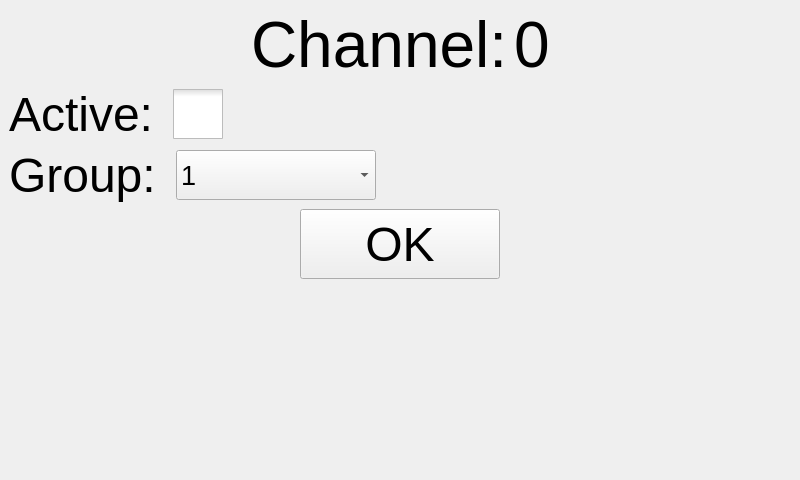
<?xml version="1.0" encoding="UTF-8"?>
<ui version="4.0">
 <class>ChannelSettingsWindow</class>
 <widget class="QMainWindow" name="ChannelSettingsWindow">
  <property name="geometry">
   <rect>
    <x>0</x>
    <y>0</y>
    <width>800</width>
    <height>480</height>
   </rect>
  </property>
  <property name="sizePolicy">
   <sizepolicy hsizetype="Fixed" vsizetype="Fixed">
    <horstretch>0</horstretch>
    <verstretch>0</verstretch>
   </sizepolicy>
  </property>
  <property name="minimumSize">
   <size>
    <width>800</width>
    <height>480</height>
   </size>
  </property>
  <property name="maximumSize">
   <size>
    <width>800</width>
    <height>480</height>
   </size>
  </property>
  <property name="windowTitle">
   <string>ChannelSettings</string>
  </property>
  <property name="styleSheet">
   <string notr="true">
      </string>
  </property>
  <widget class="QWidget" name="centralwidget">
   <property name="styleSheet">
    <string notr="true"/>
   </property>
   <layout class="QVBoxLayout" name="verticalLayout_4">
    <item>
     <layout class="QHBoxLayout" name="horizontalLayout">
      <item>
       <spacer name="horizontalSpacer">
        <property name="orientation">
         <enum>Qt::Orientation::Horizontal</enum>
        </property>
        <property name="sizeHint" stdset="0">
         <size>
          <width>40</width>
          <height>20</height>
         </size>
        </property>
       </spacer>
      </item>
      <item>
       <widget class="QLabel" name="channel_label">
        <property name="styleSheet">
         <string notr="true">font-size: 48pt;</string>
        </property>
        <property name="text">
         <string>Channel:</string>
        </property>
       </widget>
      </item>
      <item>
       <widget class="QLabel" name="channel_number_label">
        <property name="styleSheet">
         <string notr="true">font-size: 48pt;</string>
        </property>
        <property name="text">
         <string>0</string>
        </property>
       </widget>
      </item>
      <item>
       <spacer name="horizontalSpacer_2">
        <property name="orientation">
         <enum>Qt::Orientation::Horizontal</enum>
        </property>
        <property name="sizeHint" stdset="0">
         <size>
          <width>40</width>
          <height>20</height>
         </size>
        </property>
       </spacer>
      </item>
     </layout>
    </item>
    <item>
     <layout class="QHBoxLayout" name="horizontalLayout_2">
      <item>
       <widget class="QLabel" name="channel_active_label">
        <property name="styleSheet">
         <string notr="true">font-size: 36pt;</string>
        </property>
        <property name="text">
         <string>Active: </string>
        </property>
       </widget>
      </item>
      <item>
       <widget class="QCheckBox" name="channel_active_check_box">
        <property name="minimumSize">
         <size>
          <width>50</width>
          <height>50</height>
         </size>
        </property>
        <property name="styleSheet">
         <string notr="true">QCheckBox::indicator { width:50px; height: 50px;}</string>
        </property>
        <property name="text">
         <string/>
        </property>
        <property name="tristate">
         <bool>false</bool>
        </property>
       </widget>
      </item>
      <item>
       <spacer name="horizontalSpacer_5">
        <property name="orientation">
         <enum>Qt::Orientation::Horizontal</enum>
        </property>
        <property name="sizeHint" stdset="0">
         <size>
          <width>40</width>
          <height>20</height>
         </size>
        </property>
       </spacer>
      </item>
     </layout>
    </item>
    <item>
     <layout class="QHBoxLayout" name="horizontalLayout_3">
      <item>
       <widget class="QLabel" name="group_label">
        <property name="styleSheet">
         <string notr="true">font-size: 36pt;</string>
        </property>
        <property name="text">
         <string>Group: </string>
        </property>
       </widget>
      </item>
      <item>
       <widget class="QComboBox" name="group_combo_box">
        <property name="minimumSize">
         <size>
          <width>200</width>
          <height>50</height>
         </size>
        </property>
        <property name="styleSheet">
         <string notr="true">font-size: 20pt;</string>
        </property>
        <property name="editable">
         <bool>false</bool>
        </property>
        <property name="sizeAdjustPolicy">
         <enum>QComboBox::SizeAdjustPolicy::AdjustToContentsOnFirstShow</enum>
        </property>
        <item>
         <property name="text">
          <string>1</string>
         </property>
        </item>
        <item>
         <property name="text">
          <string>2</string>
         </property>
        </item>
        <item>
         <property name="text">
          <string>3</string>
         </property>
        </item>
        <item>
         <property name="text">
          <string>4</string>
         </property>
        </item>
        <item>
         <property name="text">
          <string>5</string>
         </property>
        </item>
        <item>
         <property name="text">
          <string>6</string>
         </property>
        </item>
        <item>
         <property name="text">
          <string>7</string>
         </property>
        </item>
       </widget>
      </item>
      <item>
       <spacer name="horizontalSpacer_6">
        <property name="orientation">
         <enum>Qt::Orientation::Horizontal</enum>
        </property>
        <property name="sizeHint" stdset="0">
         <size>
          <width>40</width>
          <height>20</height>
         </size>
        </property>
       </spacer>
      </item>
     </layout>
    </item>
    <item>
     <layout class="QHBoxLayout" name="horizontalLayout_5">
      <item>
       <spacer name="horizontalSpacer_4">
        <property name="orientation">
         <enum>Qt::Orientation::Horizontal</enum>
        </property>
        <property name="sizeHint" stdset="0">
         <size>
          <width>40</width>
          <height>20</height>
         </size>
        </property>
       </spacer>
      </item>
      <item>
       <widget class="QPushButton" name="save_settings_btn">
        <property name="minimumSize">
         <size>
          <width>200</width>
          <height>70</height>
         </size>
        </property>
        <property name="font">
         <font>
          <pointsize>36</pointsize>
         </font>
        </property>
        <property name="styleSheet">
         <string notr="true">font-size: 36pt;</string>
        </property>
        <property name="text">
         <string>OK</string>
        </property>
       </widget>
      </item>
      <item>
       <spacer name="horizontalSpacer_3">
        <property name="orientation">
         <enum>Qt::Orientation::Horizontal</enum>
        </property>
        <property name="sizeHint" stdset="0">
         <size>
          <width>40</width>
          <height>20</height>
         </size>
        </property>
       </spacer>
      </item>
     </layout>
    </item>
    <item>
     <spacer name="verticalSpacer">
      <property name="orientation">
       <enum>Qt::Orientation::Vertical</enum>
      </property>
      <property name="sizeType">
       <enum>QSizePolicy::Policy::MinimumExpanding</enum>
      </property>
      <property name="sizeHint" stdset="0">
       <size>
        <width>20</width>
        <height>300</height>
       </size>
      </property>
     </spacer>
    </item>
   </layout>
  </widget>
 </widget>
 <resources/>
 <connections/>
</ui>
